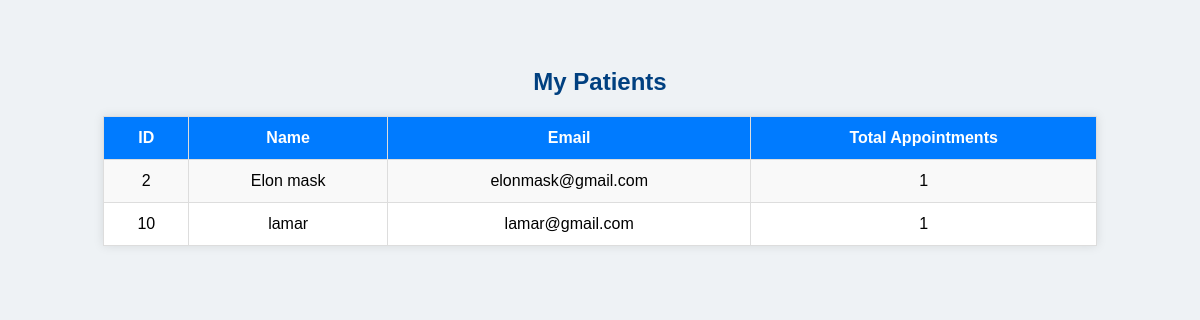
The page /patient.php (signed in) on the database its author committed.
### tables this page shows
CREATE TABLE `users` (
  `id` int(11) NOT NULL,
  `name` varchar(100) NOT NULL,
  `email` varchar(100) NOT NULL,
  `password` varchar(255) NOT NULL,
  `role` enum('admin','doctor','patient') NOT NULL,
  `created_at` timestamp NOT NULL DEFAULT current_timestamp(),
  `specialization` varchar(100) DEFAULT NULL
);

### patient.php (the view, shortened to what this page needs)
<?php
require 'connect.php';
$doctor_id = $_SESSION['user_id'];
$query = "
    SELECT
        u.id,
        u.name,
        u.email,
        COUNT(a.id) AS total_appointments
    FROM appointments a
    JOIN users u ON a.patient_id = u.id
    WHERE a.doctor_id = ?
    GROUP BY u.id, u.name, u.email
    ORDER BY u.name ASC
";
$stmt = $conn->prepare($query);
$stmt->bind_param('i', $doctor_id);
$stmt->execute();
$result = $stmt->get_result();
?>
<!DOCTYPE html>
<html lang="en">
<head>
</head>
<body>
  <h2>My Patients</h2>
  <table>
    <tr>
      <th>ID</th>
      <th>Name</th>
      <th>Email</th>
      <th>Total Appointments</th>
    </tr>
    <?php while ($row = $result->fetch_assoc()): ?>
      <tr>
        <td><?php echo $row['id']; ?></td>
        <td><?php echo htmlspecialchars($row['name']); ?></td>
        <td><?php echo htmlspecialchars($row['email']); ?></td>
        <td><?php echo $row['total_appointments']; ?></td>
      </tr>
    <?php endwhile; ?>
  </table>
</body>
</html>

### patient.php (style rules this page uses)
body { font-family: Arial, sans-serif; background: #eef2f5; padding: 40px; }
h2 { text-align: center; color: #004080; }
table { width: 90%; margin: auto; border-collapse: collapse; background: white; box-shadow: 0 0 10px rgba(0,0,0,0.1); }
th, td { padding: 12px; border: 1px solid #ddd; text-align: center; }
th { background: #007BFF; color: white; }
tr:nth-child(even) { background: #f9f9f9; }

### rows shown on the page
users: id "2", name "Elon mask", email "elonmask@gmail.com", total_appointments "1"
users: id "10", name "lamar", email "lamar@gmail.com", total_appointments "1"
